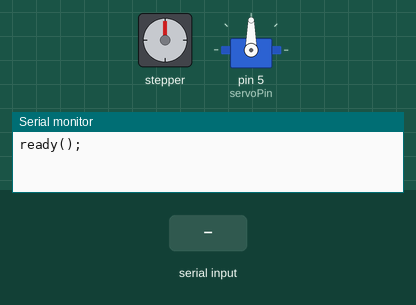
A sketch run on a simulated Arduino Uno, built with avr-gcc and run on an emulated ATmega328P. Shown: stepper motor, servo, the last lines printed to the serial monitor. Wiring (inferred from the names in the program): stepper motor (2048 steps per turn assumed): coils A0, A1, A2, A3. The test bench sets the inputs (shaded band).

Above: at 1.2 s.
1.3 s: "ohmarmposition;" received over Serial
At 1.8 s:
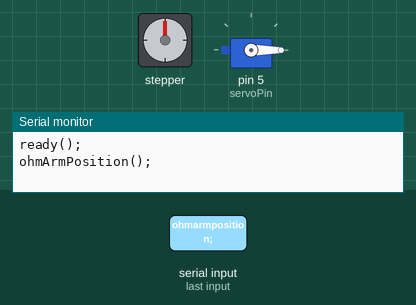
2.8 s: "readresistance,1;" received over Serial
4.3 s: "readresistance;" received over Serial
Timing chart, 0 to 7.3 s (numbered marks = the images above; inputs shaded):
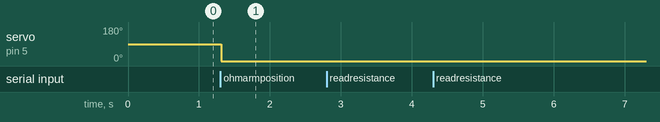

The sketch:

Resrorter.ino
```cpp
#include <AccelStepper.h>
#include <Servo.h>

int func = 0;
int OneKPin = A0;
int TenKPin = A1;
int HunKPin = A2;
int MilKPin = A3;
int URPin = A4;
float R1 = 1000.0;
float R2 = 10000.0;
float R3 = 100000.0;
float R4 = 1000000.0;
float UR = 0;
int servoPin = 5;
float RIn = 0;
float Buffer = 0;
bool catcherRunning = false;
bool wheelRunning = false;

Servo Grabber;

AccelStepper catcher(AccelStepper::FULL4WIRE, 9, 8, 6, 7);
AccelStepper wheel(AccelStepper::FULL4WIRE, 11, 10, 13, 12);

void setup() {

  Grabber.attach(servoPin);
  // put your setup code here, to run once:
  pinMode(OneKPin,OUTPUT);
  pinMode(TenKPin,OUTPUT);
  pinMode(HunKPin,OUTPUT);
  pinMode(MilKPin,OUTPUT);
  pinMode(URPin,INPUT);

  Serial.begin(9600);
  Serial.setTimeout(10);
  Serial.println("ready();");
}

void loop() {
  // put your main code here, to run repeatedly:
  if(Serial.available()){
    String SerialIn = String(Serial.readStringUntil(';'));
    /*while(Serial.available()){
      Serial.read();
    }*/
    SerialIn.trim();

    String args = SerialIn.substring(SerialIn.indexOf('(')+1,SerialIn.indexOf(')')+1);
    String fun = SerialIn.substring(0,SerialIn.indexOf('('));
    fun.toLowerCase();

    if(fun == "readresistance"){
      func = 1;
    } else if(fun == "catcherturn") {
      func = 2;
    } else if(fun == "transporterturn"){
      func = 3;
    } else if(fun == "ohmarmposition"){
      func = 4;
    } else {
      func = 5;
    }
    Serial.println(runFunc(func, args));


  }
  //Run stepper recursively
   while(catcherRunning){
      catcher.run();
      if(catcher.distanceToGo() == 0){
        Serial.println("catcherTurn();");
        catcherRunning = false;
      }
    }
    if(wheelRunning){
      wheel.run();
      if(wheel.distanceToGo() == 0){
        Serial.println("transporterTurn();");
        wheelRunning = false;
      }
    }
}
```

Splitter.ino
```cpp
unsigned int multibleIndexOf(String str, char c){
  str += c;
  unsigned int l = str.length();
  unsigned int counter = 0;
  for(unsigned int i = 0; i < l; i++){
     if(str[i] == c){
      counter++;
     }
  }
  return counter;
}

String* split(String str, char c, int occurrences){
  String* re = new String[occurrences];
  for(unsigned int i = 0; i < occurrences; i++){
    int ind = str.indexOf(c);
    re[i] = str.substring(0,ind);
    str = str.substring(ind+1);
  }
  return re;
}
```

Turner.ino
```cpp
void Turner(String args,AccelStepper* motor){
      unsigned int o = multibleIndexOf(args, ',');
      String* splittet = split(args, ',', o);

      String arg0 = splittet[0];
      String arg1 = splittet[1];
      String arg2 = splittet[2];

      motor->setMaxSpeed(arg1.toInt());
      motor->setAcceleration(arg2.toInt());
      motor->move(arg0.toInt());

      if(motor == &catcher){
        catcherRunning = true;
      } else {
        wheelRunning = true;
      }
}
```

_read.ino
```cpp
float _read(int Pin){
  digitalWrite(OneKPin, HIGH);
  digitalWrite(TenKPin, HIGH);
  digitalWrite(HunKPin, HIGH);
  digitalWrite(MilKPin, HIGH);
  digitalWrite(Pin,LOW);
  delay(100);
  float raw = analogRead(URPin);
  float temp = (1024/raw)-1;
  return(temp);
}
```

getResistance.ino
```cpp
String getResistance(){
      float in = _read(OneKPin);
      if(in > 0.8){
        return("(1," + String(in));
      } else {
        in = _read(TenKPin);
        if(in > 0.8){
        return("(2," + String(in));
        } else {
          in = _read(HunKPin);
          if(in > 0.8){
            return("(3," + String(in));
          } else {
            in = _read(MilKPin);
            return("(4," + String(in));
          }
        }
      }
}
```

runFunc.ino
```cpp
String runFunc(int inputFunc, String args) {
  String returnfunc = "";
  int pos = 0;
  String a = "";
  switch(inputFunc) {
    case 1:
      a = getResistance();
      returnfunc = "readResistance" + a + ");";
      return(returnfunc);
    case 2:
      Turner(args,&catcher);
      return("");
    case 3:
      Turner(args,&wheel);
      return(returnfunc);
    case 4:
      pos = args.substring(0,args.indexOf(')')).toInt();
      Grabber.write(pos);
      returnfunc = "ohmArmPosition();";
      return(returnfunc);
    case 5:
      return("error(500)");
  }
}
```

Measured:
- after the input at 1.3 s, servo on pin 5 (servoPin): 90° → 0° at once
